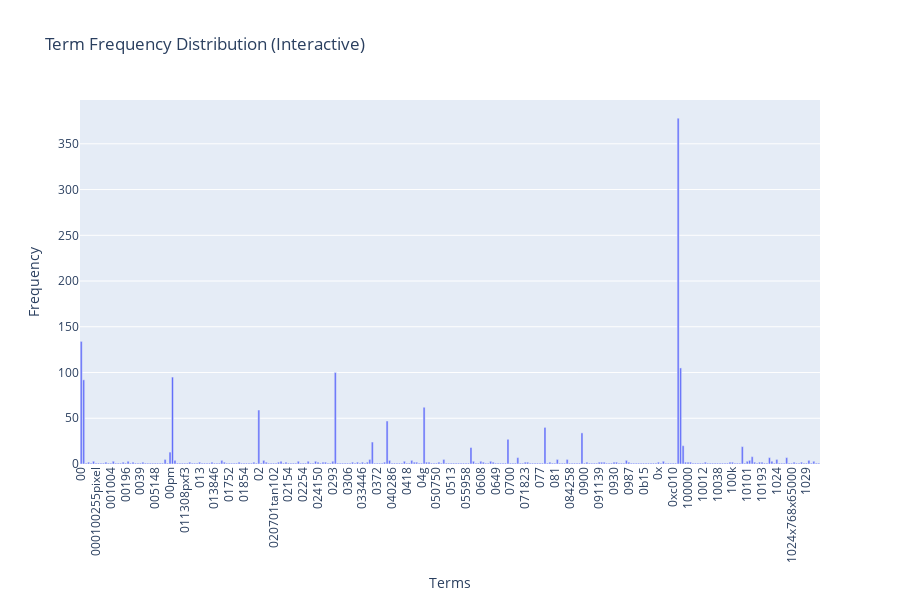

The cell this chart's notebook holds for it:
### Markdown cell above
### >>> **Exercise 12 (take home):**
If you want a nicer interactive visualization here, I would encourage you try to install and use plotly to achieve this.

### Code cell
# Answer here
import plotly.graph_objects as go

term_frequencies = np.asarray(X_counts.sum(axis=0))[0]
terms = count_vect.get_feature_names_out()
fig = go.Figure(data=[
    go.Bar(x=terms[:300], y=term_frequencies[:300])
])

fig.update_layout(
    title='Term Frequency Distribution (Interactive)',
    xaxis_title='Terms',
    yaxis_title='Frequency',
    height=600,
    xaxis={'tickangle': -90}
)

fig.show()

### Figure 1 — Plotly figure (JSON) as saved in the notebook; plotly's stock layout.template omitted (floating-point values rounded to 4 significant figures; data arrays with more than 128 entries replaced by an {"elided": "..."} marker saying what was removed)
{"data": [{"type": "bar", "x": {"elided": "300 str values"}, "y": {"elided": "300 int values"}}], "layout": {"height": 600, "title": {"text": "Term Frequency Distribution (Interactive)"}, "xaxis": {"tickangle": -90, "title": {"text": "Terms"}}, "yaxis": {"title": {"text": "Frequency"}}}}
